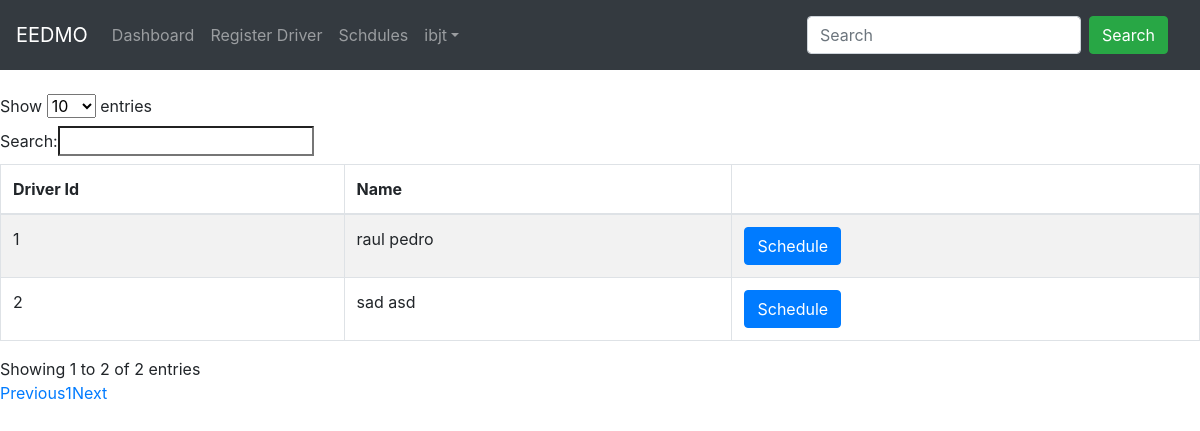
The app's page /index.php?loc=driver_scheduling (signed in) with its own data.
### tables this page shows
CREATE TABLE `ibjt_drivers` (
  `driver_id` int(11) NOT NULL,
  `first_name` varchar(16) NOT NULL,
  `last_name` varchar(16) NOT NULL,
  `address` varchar(36) NOT NULL,
  `birthdate` date NOT NULL
);

### includes/ibjt/driver_scheduling.php (the view, shortened to what this page needs)
<table class="table table-striped table-bordered" id="drivers">
	<thead>
		<tr>
			<th scope="col">Driver Id</th>
			<th scope="col">Name</th>
			<th scope="col"></th>
		</tr>
	</thead>
<?php
	$sql = "SELECT * FROM ibjt_drivers";
	$result = mysqli_query($conn, $sql);
	while($data = mysqli_fetch_assoc($result)){
?>
		<tr>
			<td><?php echo $data['driver_id']; ?></td>
			<td><?php echo $data['first_name'] . ' ' . $data['last_name']; ?></td>
			<td><button class="open-homeEvents btn btn-primary" data-id="<?php echo $data['driver_id'] ?>"  data-toggle="modal" data-target="#modalHomeEvents">Schedule</button></td>
		</tr>
<?php
	}
?>
</table>

### records on screen
ibjt_drivers: driver_id "1", first_name "raul", last_name "pedro"
ibjt_drivers: driver_id "2", first_name "sad", last_name "asd"

### other values on screen
$_SESSION['name'] "ibjt"
